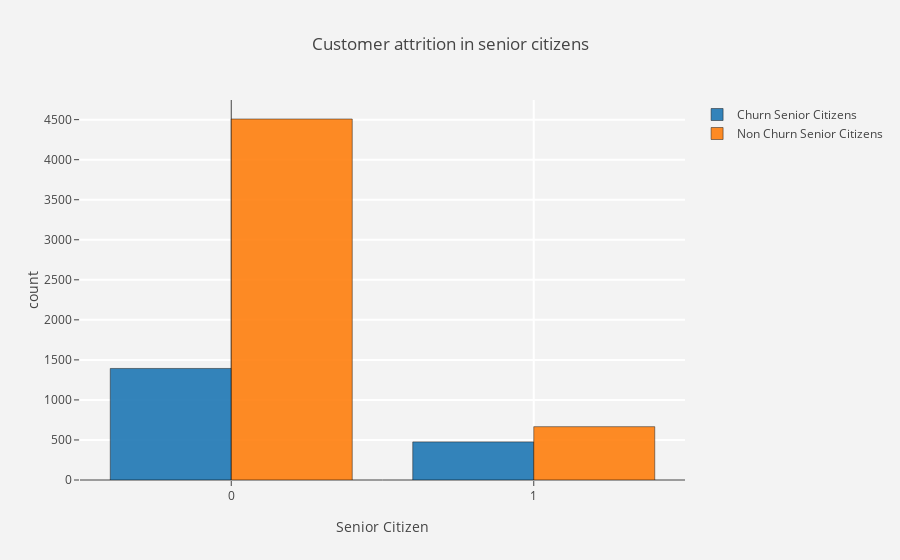

This figure's notebook cell:
### Code cell
# Graph customer attrition in tenure groups
tg_ch = churn["SeniorCitizen"].value_counts().reset_index()
tg_ch.columns = ["SeniorCitizen","count"]
tg_nch = not_churn["SeniorCitizen"].value_counts().reset_index()
tg_nch.columns = ["SeniorCitizen","count"]

#bar - churn
trace1 = go.Bar(x = tg_ch["SeniorCitizen"]  , y = tg_ch["count"],
                name = "Churn Senior Citizens",
                marker = dict(line = dict(width = .5,color = "black")),
                opacity = .9)

#bar - not churn
trace2 = go.Bar(x = tg_nch["SeniorCitizen"] , y = tg_nch["count"],
                name = "Non Churn Senior Citizens",
                marker = dict(line = dict(width = .5,color = "black")),
                opacity = .9)

layout = go.Layout(dict(title = "Customer attrition in senior citizens",
                        plot_bgcolor  = "rgb(243,243,243)",
                        paper_bgcolor = "rgb(243,243,243)",
                        xaxis = dict(gridcolor = 'rgb(255, 255, 255)',
                                     title = "Senior Citizen",
                                     zerolinewidth=1,ticklen=5,gridwidth=2),
                        yaxis = dict(gridcolor = 'rgb(255, 255, 255)',
                                     title = "count",
                                     zerolinewidth=1,ticklen=5,gridwidth=2),
                       )
                  )
data = [trace1,trace2]
fig  = go.Figure(data=data,layout=layout)
py.iplot(fig)

### Figure 1 — Plotly figure (JSON) as saved in the notebook; plotly's stock layout.template omitted (floating-point values rounded to 4 significant figures)
{"data": [{"marker": {"line": {"color": "black", "width": 0.5}}, "name": "Churn Senior Citizens", "opacity": 0.9, "type": "bar", "uid": "1ffe941c-e6f1-11e8-90d2-e470b8e32c80", "x": [0, 1], "y": [1393, 476]}, {"marker": {"line": {"color": "black", "width": 0.5}}, "name": "Non Churn Senior Citizens", "opacity": 0.9, "type": "bar", "uid": "1ffe9b60-e6f1-11e8-90d2-e470b8e32c80", "x": [0, 1], "y": [4508, 666]}], "layout": {"paper_bgcolor": "rgb(243,243,243)", "plot_bgcolor": "rgb(243,243,243)", "title": "Customer attrition in senior citizens", "xaxis": {"gridcolor": "rgb(255, 255, 255)", "gridwidth": 2, "ticklen": 5, "title": "Senior Citizen", "zerolinewidth": 1}, "yaxis": {"gridcolor": "rgb(255, 255, 255)", "gridwidth": 2, "ticklen": 5, "title": "count", "zerolinewidth": 1}}}
